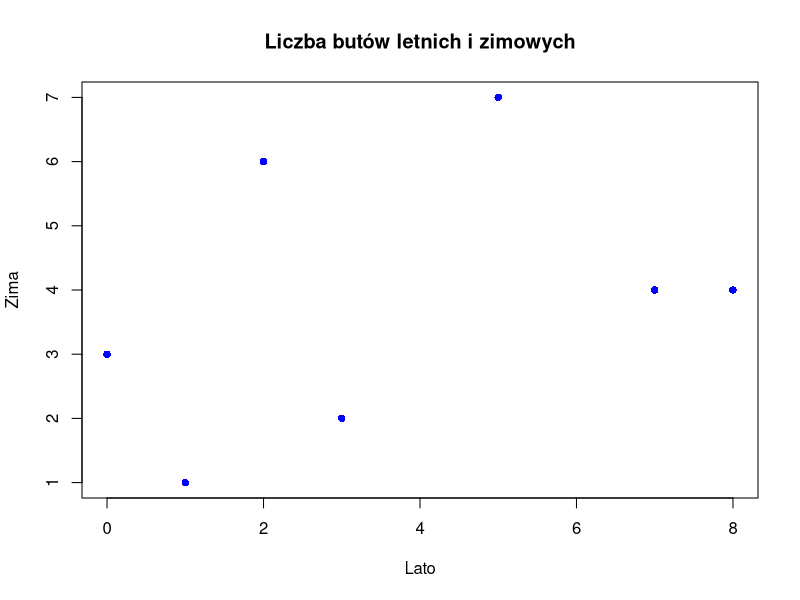
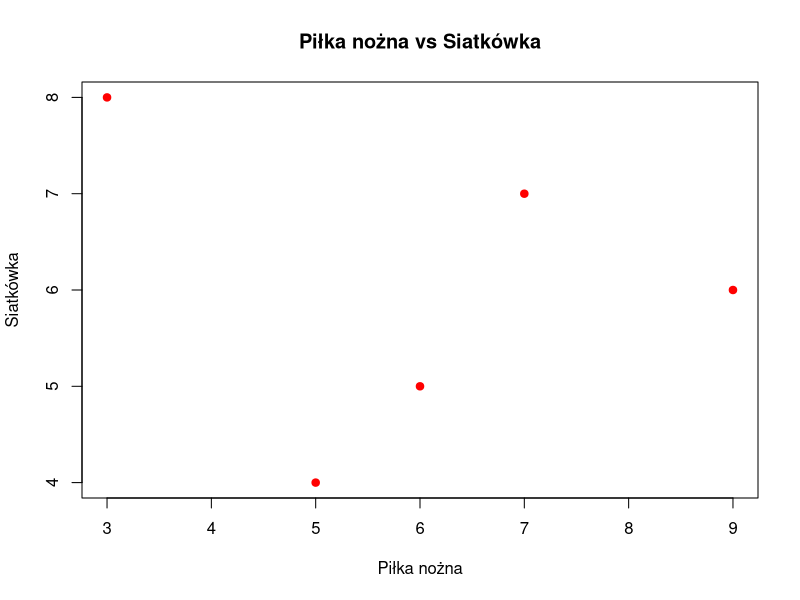
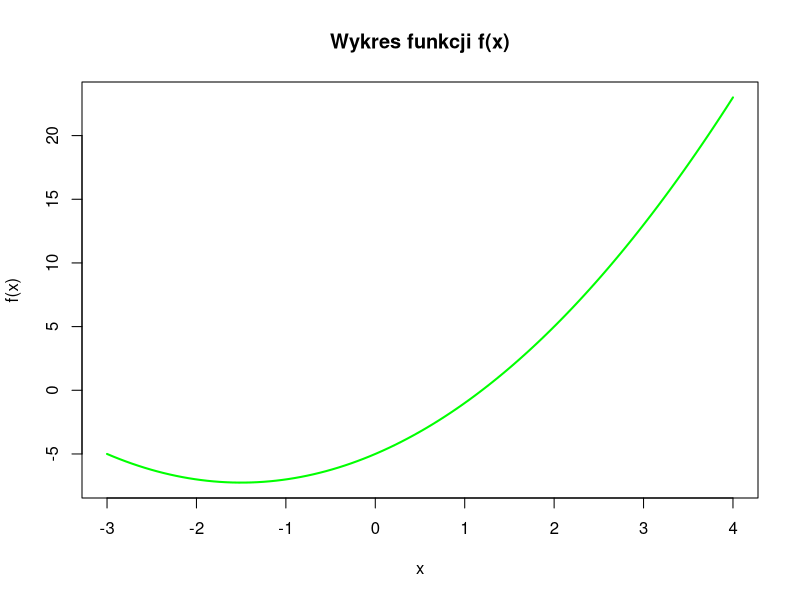
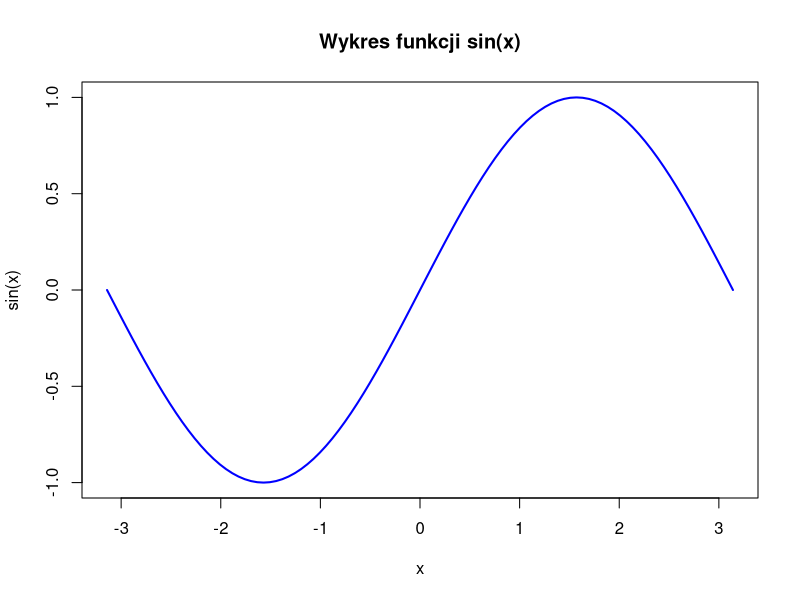

R code for these plots, in order:
#######################################Podstawy działania w R######################################

#######################################Zadanie 1
sin (2 * pi)

cos (3/4)

tan(pi)

log(100)

log(15, exp(1))

log(1/7,7)

exp(1)^3

64^1/3

######################################Zadanie 2
wektor = 1:10
sum(wektor)

######################################Zadanie 3
# Tworzenie wektora x
x = seq(2, 20, by = 2)

# a) Najmniejsza i największa składowa
min(x)
max(x)

# b) Indeksy najmniejszej i największej składowej
which.min(x)
which.max(x)

# c) Składowe większe od 12
x[x > 12]

# d) Indeksy składowych większych od 12
which(x > 12)

# e) Indeks składowej równej 8
which(x == 8)

# f) Odwrócenie kolejności elementów
rev(x)

# g) Liczba składowych
length(x)

# h) Wynik działania x*x i x^2
x * x
x^2

# i) Długość wektora
sqrt(sum(x^2))

######################################Zadanie 4
# Tworzenie wektora a1
a1 = c(3, 1, 6, 2, 7, 4, 4)

# a) Zwiększenie każdej składowej o 3
a1 + 3

# b) Tworzenie a2 bez składowych 4 i 5
a2 = a1[-c(4, 5)]

# c) Tworzenie wektora a3 jako sumy a1 i a2
a3 = a1 + a2[1:length(a1)] # Dostosowanie długości
print(a3)

######################################Zadanie 5
# Tworzenie wektora a4
a4 = c(0, 1, 2, 3, 5, 7, 8)

# a) Tworzenie bazy danych
X = data.frame(Lato = a4, Zima = a1)

# b) Tworzenie wektorów lato i zima
lato = X$Lato
zima = X$Zima

# c) Liczba butów zimowych i letnich
sum(lato)
sum(zima)

# d) Wykres punktowy
plot(lato, zima, main = "Liczba butów letnich i zimowych",
     xlab = "Lato", ylab = "Zima", col = "blue", pch = 16)

######################################Zadanie 6
# Tworzenie bazy danych Y
koszykowka = c(6, 4, 8, 5, 7)
pilka_nozna = c(5, 9, 6, 3, 7)
siatkowka = c(4, 6, 5, 8, 7)
Y = data.frame(Koszykowka = koszykowka, Pilka_Nozna = pilka_nozna, Siatkowka = siatkowka)

# a) Najchętniej uprawiany sport
najpopularniejszy_sport = names(Y)[which.max(colSums(Y))]

# b) Liczba klas z >5 osób w każdej dyscyplinie
sum(Y$Koszykowka > 5)
sum(Y$Pilka_Nozna > 5)
 sum(Y$Siatkowka > 5)

# c) Wykres punktowy
plot(Y$Pilka_Nozna, Y$Siatkowka, main = "Piłka nożna vs Siatkówka",
     xlab = "Piłka nożna", ylab = "Siatkówka", col = "red", pch = 19)

######################################Zadanie 7
# Tworzenie wektorów b1 i b2
b1 = c(4, 7, 9, 2, 1, 5)
b2 = c(7, 1, 1, 6, 3, 6)

# a) Tworzenie bazy danych D
D = data.frame(Dzien = b1, Noc = b2)

# b) Wektory dzien i noc
dzien = D$Dzien
noc = D$Noc

# c) Liczba pracowników, którzy nie wykonali limitu
sum(dzien < 5)
sum(noc < 5)

# d) Zmiana, która złożyła więcej długopisów
suma_dzien = sum(dzien)
suma_noc = sum(noc)
ifelse(suma_dzien > suma_noc, "Dzienna", "Nocna")

# e) Stanowisko z największą liczbą długopisów (zmiana dzienna)
which.max(dzien)

######################################Zadanie 8
# Wykres funkcji f(x) = x^2 + 3x - 5
curve(x^2 + 3 * x - 5, from = -3, to = 4, main = "Wykres funkcji f(x)",
      xlab = "x", ylab = "f(x)", col = "green", lwd = 2)

# Testowanie innej funkcji
curve(sin(x), from = -pi, to = pi, main = "Wykres funkcji sin(x)",
      xlab = "x", ylab = "sin(x)", col = "blue", lwd = 2)


